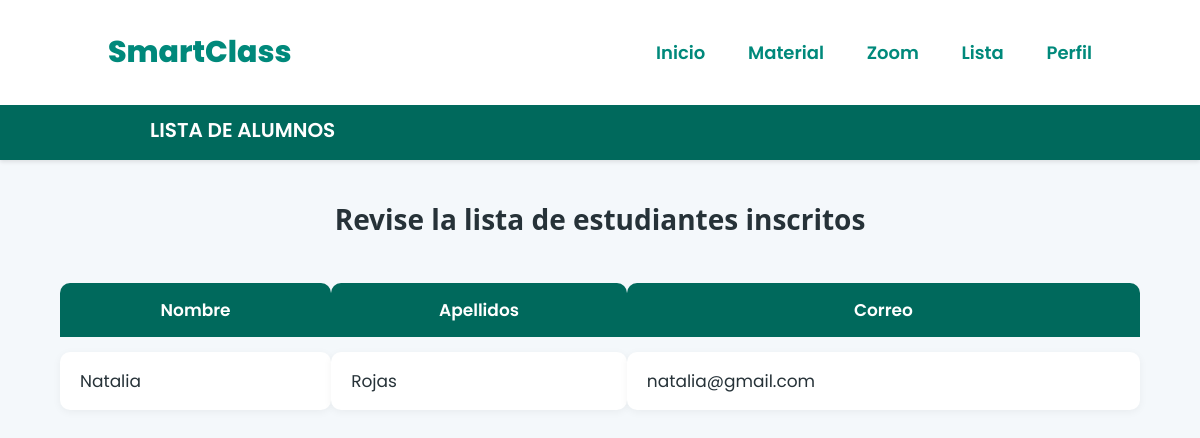
Screenshot of /php/lista_alumnos.php (signed in) with the database file from the repository.
### tables this page shows
CREATE TABLE `curso` (
  `id` int NOT NULL,
  `codigo` varchar(50) NOT NULL,
  `nombre` varchar(100) NOT NULL,
  `profesor_id` int DEFAULT NULL
);

CREATE TABLE `usuarios` (
  `id` int NOT NULL,
  `nombre` varchar(100) NOT NULL,
  `apellidos` varchar(100) NOT NULL,
  `correo` varchar(100) NOT NULL,
  `contrasena` varchar(255) NOT NULL,
  `plan_id` int DEFAULT NULL,
  `estado` enum('activo','inactivo') DEFAULT 'inactivo',
  `fecha_registro` timestamp NULL DEFAULT CURRENT_TIMESTAMP,
  `fecha_activacion` date DEFAULT NULL
);

### php/lista_alumnos.php (the view, shortened to what this page needs)
<?php
require 'Conexion.php';
$profesor_id = $_SESSION['profesor_id'];
$stmtCursos = $pdo->prepare("SELECT * FROM curso WHERE profesor_id = ?");
$stmtCursos->execute([$profesor_id]);
$cursos = $stmtCursos->fetchAll(PDO::FETCH_ASSOC);
?>
<!DOCTYPE html>
<html lang="es">
<head>
    <link rel="stylesheet" href="../css/lista_alumnos.css">
</head>
<body>
<header class="header">
    <a href="#" class="logo">SmartClass</a>
    <nav class="navbar">
        <a href="../Dashboard.html">Inicio</a>
        <a href="agregar_pdf.php">Material</a>
        <a href="agregar_zoom.php">Zoom</a>
        <a href="lista_alumnos.php" class="active">Lista</a>
        <a href="Perfil_profesor.php">Perfil</a>
    </nav>
</header>
<div class="dashboard-bar">
    Lista de alumnos
</div>
<?php foreach ($cursos as $curso): ?>
    <h2 style="text-align:center;">Revise la lista de estudiantes inscritos</h2>
    <?php
    $stmtAlumnos = $pdo->prepare("
        SELECT u.nombre, u.apellidos, u.correo
        FROM curso_usuario cu
        JOIN usuarios u ON cu.usuario_id = u.id
        WHERE cu.curso_id = ?
    ");
    $stmtAlumnos->execute([$curso['id']]);
    $alumnos = $stmtAlumnos->fetchAll(PDO::FETCH_ASSOC);
    ?>
    <?php if (count($alumnos) === 0): ?>
        <p style="text-align:center;">No hay alumnos matriculados en este curso.</p>
    <?php else: ?>
        <div class="tabla-contenedor">
            <table>
                <thead>
                    <tr>
                        <th>Nombre</th>
                        <th>Apellidos</th>
                        <th>Correo</th>
                    </tr>
                </thead>
                <tbody>
                    <?php foreach ($alumnos as $alumno): ?>
                        <tr>
                            <td><?= htmlspecialchars($alumno['nombre']) ?></td>
                            <td><?= htmlspecialchars($alumno['apellidos']) ?></td>
                            <td><?= htmlspecialchars($alumno['correo']) ?></td>
                        </tr>
                    <?php endforeach; ?>
                </tbody>
            </table>
        </div>
    <?php endif; ?>
<?php endforeach; ?>
</body>
</html>

### css/lista_alumnos.css (style rules this page uses)
* { margin: 0; padding: 0; box-sizing: border-box; text-decoration: none; border: none; outline: none; scroll-behavior: smooth; font-family: 'Poppins', 'sans-serif'; }
html { font-size: 62.5%; }
body { background: #f4f8fb; font-family: "Poppins", sans-serif; color: #000; margin: 0; padding-top: 80px; }
html, body { height: 100%; margin: 0; padding: 0; }
.header { position: fixed; top: 0; left: 0; width: 100%; padding: 3rem 9%; background: #fff; filter: drop-shadow(10px); display: flex; justify-content: space-between; align-items: center; z-index: 100; }
.logo { font-size: 3rem; color: #00897B; font-weight: 800; cursor: pointer; transition: 0.5s ease; }
.navbar a { font-size: 1.8rem; color: #00897B; margin-left: 4rem; font-weight: 600; transition: 0.6s ease; border-bottom: 3px solid transparent; }
.dashboard-bar { margin-top: 100px; background-color: #00695C; color: white; height: 60px; display: flex; align-items: center; justify-content: flex-start; padding-left: 150px; font-size: 2rem; font-weight: 600; text-transform: uppercase; font-family: 'Poppins', sans-serif; box-shadow: 0 2px 4px rgba(0, 0, 0, 0.1); width: 100%; }
h2 { text-align: center; color: #263238; margin-top: 40px; font-size: 28px; font-weight: bold; font-family: 'Segoe UI', sans-serif; }
.tabla-contenedor { display: flex; justify-content: center; margin: 30px 0; }
table { width: 90%; border-collapse: separate; border-spacing: 0 15px; font-family: 'Segoe UI', sans-serif; font-size: 17px; }
th { text-align: left; padding: 14px 20px; color: #ffffff; background-color: #00695C; border-radius: 10px 10px 0 0; font-weight: 600; }
td { background-color: #ffffff; padding: 16px 20px; border-radius: 10px; color: #263238; box-shadow: 0 2px 8px rgba(0, 0, 0, 0.05); text-align: left; }
tr { margin-bottom: 15px; display: table-row; }
thead th { text-align: center; }

### rows the page displays
usuarios: nombre "Natalia", apellidos "Rojas", correo "natalia@gmail.com"
